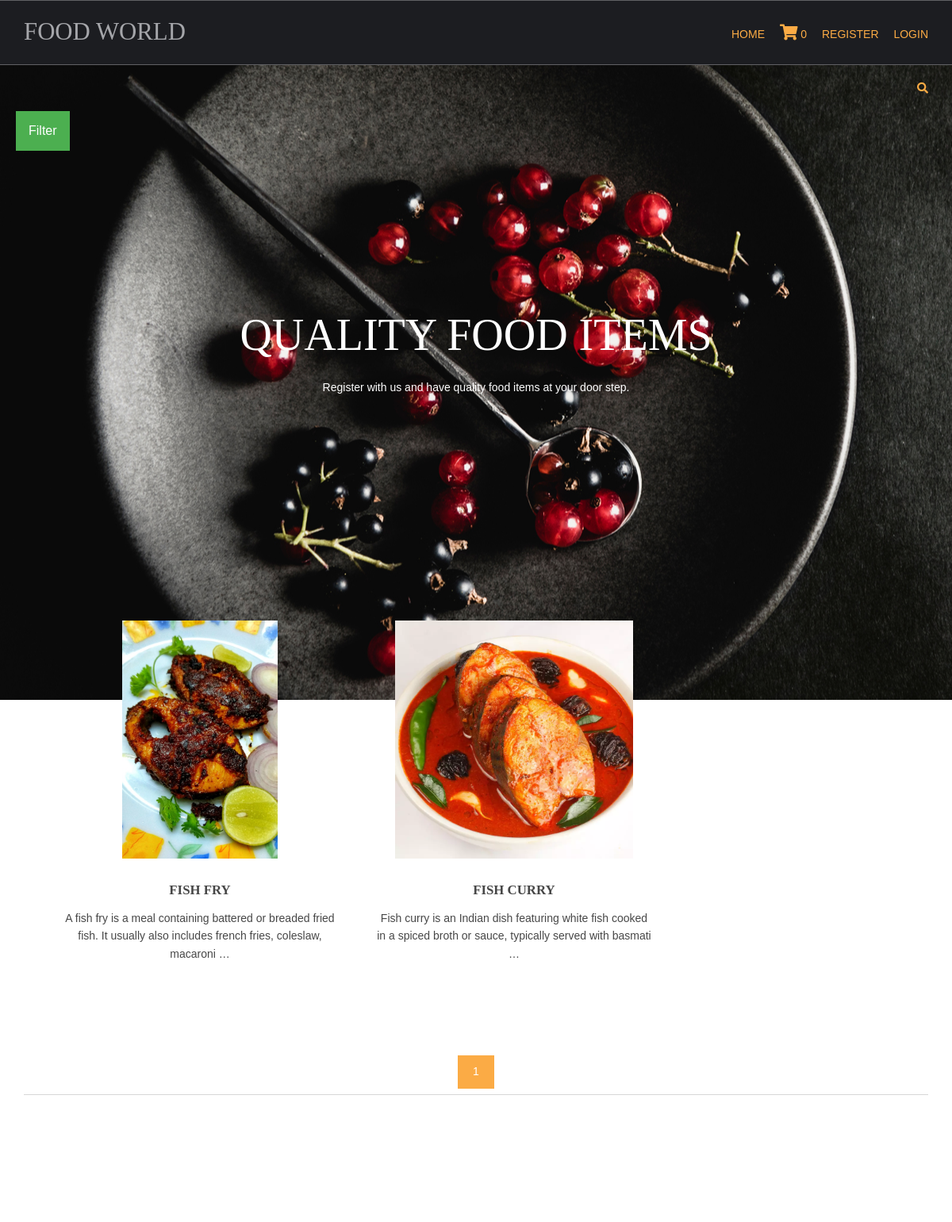
Page /fish-recipe/ on the committed database.
### shop/models.py (models this page shows, shortened)
class products(models.Model):
    name=models.CharField(max_length=150,unique=True)
    slug=models.CharField(max_length=150,unique=True)
    img=models.ImageField(upload_to='product')
    desc=models.TextField()
    stock=models.IntegerField()
    available=models.BooleanField
    price=models.IntegerField()
    category=models.ForeignKey(categ,on_delete=models.CASCADE)
    def get_url(self):
        return reverse('details',args=[self.category.slug,self.slug])

### shop/views.py (the view)
# urls.py: 2. Add a URL to urlpatterns:  path('', views.home, name='home')
def home(request,c_slug=None):
    c_page=None
    prodt=None
    if c_slug!=None:
        c_page=get_object_or_404(categ,slug=c_slug)
        prodt=products.objects.filter(category=c_page)
    else:
        prodt=products.objects.all()
    cat=categ.objects.all()
    paginator=Paginator(prodt,2)
    try:
        page=int(request.GET.get('page','1'))
    except:
        page=1
    try:
        pro=paginator.page(page)
    except(EmptyPage,InvalidPage):
        pro=paginator.page(paginator.num_pages)
    return render(request,'home.html',{'pr':prodt,'ct':cat,'pg':pro})

### cart/context_processor.py (called while the page is built)
def count(request):
    item_count=0
    if 'admin' in request.path:
        return {}
    else:
        try:
            ct=cartlist.objects.filter(cart_id=c_id(request))
            cti=items.objects.all().filter(cart=ct[:1])
            for c in cti:
                item_count += c.quan
        except cartlist.DoesNotExist:
            item_count=0
        return dict(itc=item_count)

### cart/views.py (called while the page is built)
def c_id(request):
    ct_id=request.session.session_key
    if not ct_id:
        ct_id=request.session.create()
    return ct_id

### shop/models.py (called while the page is built)
    def get_url(self):
        return reverse('prod_cat',args=[self.slug])

### templates/home.html (shortened to what this page needs)
{% extends 'base.html' %}
{% load static %}
{% block content %}
<html lang="">
<head>
<link href="{% static 'hm/layout/styles/layout.css' %}" rel="stylesheet" type="text/css" media="all">
</head>
<body id="top">
<div class="abcd" style="background-image:url({% static 'hm/images/demo/backgrounds/bg.jpg' %});">
<div class="wrapper row0">
    <div id="topbar" class="hoc clear">
  <div class="fl_right">
        <ul class="nospace">
                  <li id="searchform">
          </li>
        </ul>
</div>
    </div>
</div>
<div class="dropdown">
  <button class="dropbtn">Filter</button>
</div>
  <div id="pageintro" class="hoc clear">
    <article>
      <h3 class="heading">QUALITY FOOD ITEMS</h3>
      <p>Register with us and have quality food items at your door step.</p>
    </article>
  </div>
</div>
<div class="wrapper row3">
  <main class="hoc container clear">
    <section id="introblocks">
      <ul class="nospace group btmspace-80">
        {% for i in pg.object_list %}
        <li class="one_third">
          <figure><a class="imgover" href="{{i.get_url}}"><img src="{{i.img.url}}" alt="" style="height:300"></a>
            <figcaption>
              <h6 class="heading">{{i.name}}</h6>
              <p>{{i.desc|truncatewords:20}}</p>
              <br>
            </figcaption>
          </figure>
        </li>
        {% endfor %}
      </ul>
    </section>
    <center>
  {% for p in pg.paginator.page_range %}
          <a href="?page={{p}}" class="btn btn-light btn-sm {% if pg.number == p %} active {% endif %}"> {{p}} </a>
  {% endfor %}
    </center>
    <hr class="btmspace-80">
  </main>
</div>
</body>
</html>
{% endblock %}

### static/hm/layout/styles/layout.css (style rules this page uses)
#topbar { padding:20px 0; font-size:.8rem; text-transform:uppercase; }
#topbar ul li { display:inline-block; margin-right:15px; }
#topbar ul li:last-child { margin-right:0; padding-right:0; border-right:none; }
#topbar #searchform { position:relative; line-height:1; z-index:9999; }
#topbar #searchform::after { display:block; height:18px; line-height:18px; padding:0; font-family:"Font Awesome\ 5 Free"; font-weight:900; font-size:1rem; content:"\f002"; }
#topbar #searchform ::placeholder { text-transform:capitalize; }
#pageintro { padding:200px 0 300px; }
#pageintro article, #pageintro article p { display:block; max-width:75%; margin:0 auto; text-align:center; }
#pageintro article p { max-width:65%; line-height:2rem; }
#pageintro .heading { margin-bottom:20px; font-size:4rem; }
.container { padding:80px 0; }
#introblocks { display:block; position:relative; margin:-180px 0 0 0; z-index:1; text-align:center; }
#introblocks figure figcaption { display:block; padding:30px 0 0 0; text-align:center; }
#introblocks figure figcaption .heading { font-size:1.2rem; font-weight:700; margin-bottom:0; }
*, *::before, *::after { transition:all .3s ease-in-out; }
body { color:#A5A6AA; background-color:#1C1D21; }
a { color:#FBAB45; }
hr, .borderedbox { border-color:#D7D7D7; }
.btn, .btn.inverse:hover { color:#FFFFFF; background-color:#FBAB45; border-color:#FBAB45; }
.imgover, .imgover:hover::after { color:#FFFFFF; }
.row3 { color:#474747; background-color:#FFFFFF; }
#topbar #searchform { color:#FBAB45; }
#pageintro { color:#FFFFFF; }
@media screen and (min-width:1140px) { .hoc { max-width:1140px; } }

### static/hm/layout/styles/framework.css (style rules this page uses)
html { overflow-y:scroll; overflow-x:hidden; }
html, body { margin:0; padding:0; font-size:14px; line-height:1.6em; }
*, *::before, *::after { box-sizing:border-box; }
.nospace { margin:0; padding:0; list-style:none; }
.btn { display:inline-block; padding:8px 18px 10px; text-transform:uppercase; border:1px solid; }
.clear, .group { display:block; }
.clear::before, .clear::after, .group::before, .group::after { display:table; content:""; }
.clear, .clear::after, .group, .group::after { clear:both; }
a { outline:none; text-decoration:none; }
.fl_right, .imgr { float:right; }
img { width:auto; max-width:100%; height:auto; margin:0; padding:0; border:none; line-height:normal; vertical-align:middle; }
.imgover { display:inline-block; position:relative; max-width:100%; }
.imgover::before, .imgover::after { display:block; position:absolute; content:""; text-align:center; opacity:0; }
.imgover::before { top:0; right:0; bottom:0; left:0; }
.imgover::after { top:50%; left:50%; width:50px; height:50px; line-height:50px; margin:-25px 0 0 -25px; font-family:"Font Awesome\ 5 Free"; font-weight:900; content:"\f067"; font-size:28px; }
body, input, textarea, select { font-family:Verdana, Geneva, sans-serif; }
h1, h2, h3, h4, h5, h6, .heading { font-family:Georgia, "Times New Roman", Times, serif; }
label, input, textarea, select, button { display:block; resize:none; outline:none; color:inherit; font-size:inherit; font-family:inherit; vertical-align:middle; }
::placeholder { opacity:1; }
h1, h2, h3, h4, h5, h6, .heading { margin:0 0 20px 0; font-size:1.4rem; line-height:normal; font-weight:normal; text-transform:uppercase; }
hr { display:block; width:100%; height:1px; border:solid; border-width:1px 0 0 0; }
.wrapper { display:block; position:relative; width:100%; margin:0; padding:0; text-align:left; word-wrap:break-word; }
.hoc { display:block; margin:0 auto; }
address, article, aside, figcaption, figure, footer, header, main, nav, section { display:block; margin:0; padding:0; }
.one_half, .one_third, .two_third, .one_quarter, .two_quarter, .three_quarter { display:inline-block; float:left; margin:0 0 0 4.21052%; list-style:none; }
.one_third { width:30.52631%; }
.btmspace-80 { margin-bottom:80px; }

### templates/home.html (style rules this page uses)
.dropbtn { background-color: #4CAF50; color: white; padding: 16px; font-size: 16px; border: none; cursor: pointer; }
.dropdown { position: relative; display: inline-block; padding-left:20px; }
.abcd { height:100%; background-position:center; background-repeat:no-repeat; background-size:cover; }

### rows in the picture
products: img (picture), name "FISH FRY", desc "A fish fry is a meal containing battered or breaded fried fish. It usually also includes french fries, coleslaw, macaroni …"
products: img (picture), name "FISH CURRY", desc "Fish curry is an Indian dish featuring white fish cooked in a spiced broth or sauce, typically served with basmati …"

### other values in the picture
{{ itc }} "0"
{{ p }} "1"
